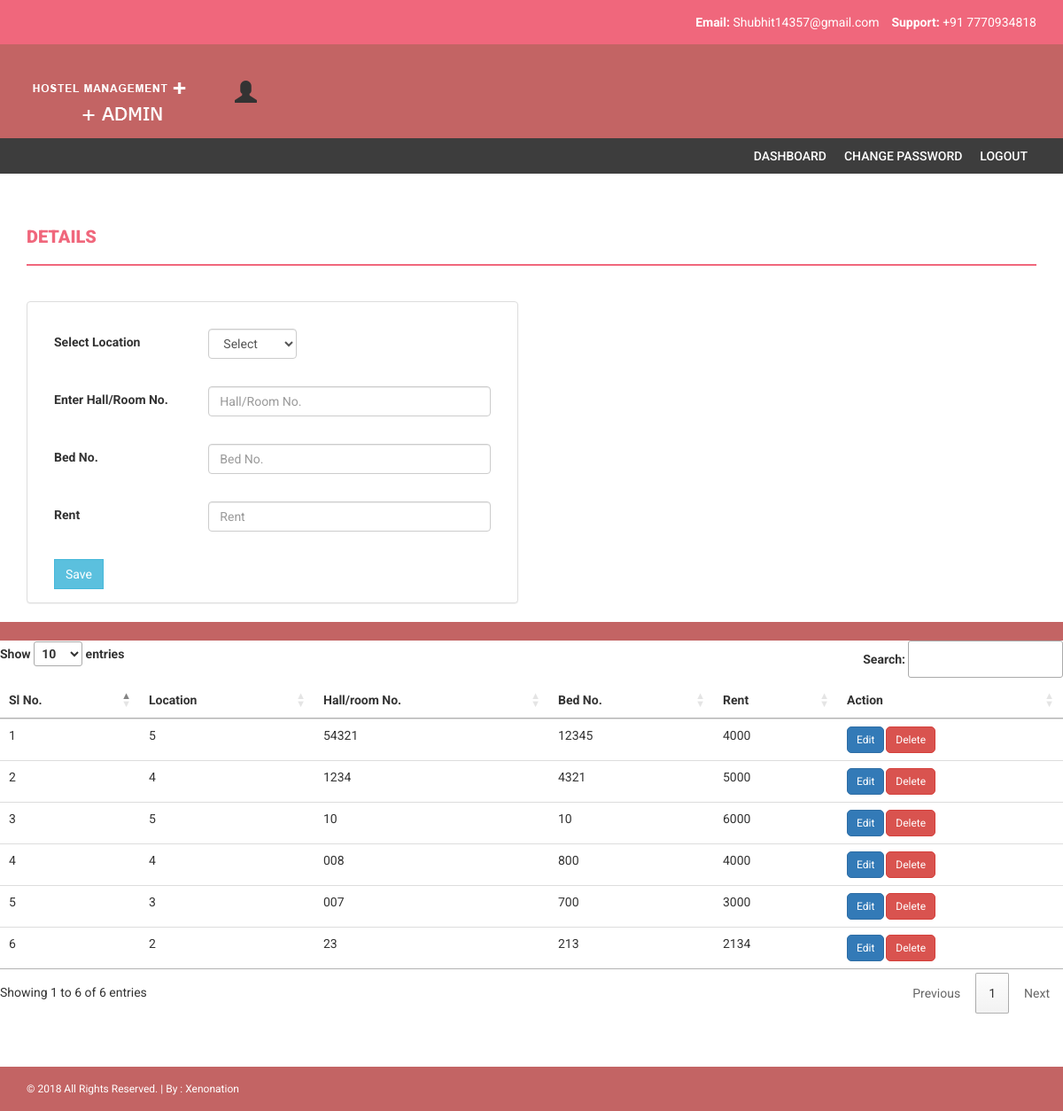
Screenshot of /admin/add_bed.php with the database file from the repository.
### tables this page shows
CREATE TABLE `tbl_room_details` (
  `id` int(11) NOT NULL,
  `location_id` int(11) NOT NULL,
  `status` varchar(50) NOT NULL,
  `hallroom_no` varchar(50) NOT NULL,
  `bed_no` varchar(50) NOT NULL,
  `reg_id` int(11) NOT NULL,
  `rent` varchar(50) NOT NULL
);

### admin/add_bed.php (the view, shortened to what this page needs)
<!DOCTYPE html>
<html xmlns="http://www.w3.org/1999/xhtml">
<head>
    <link href="assets/css/bootstrap.css" rel="stylesheet" />
    <link href="assets/css/font-awesome.css" rel="stylesheet" />
    <link href="assets/css/style.css" rel="stylesheet" />
    <link href="https://cdn.datatables.net/1.10.19/css/jquery.dataTables.min.css" rel="stylesheet" />
</head>
<body>
    <header>
        <div class="container">
            <div class="row">
                <div class="col-md-12">
                    <strong>Email:
                    </strong>Shubhit14357@gmail.com
                        &nbsp;&nbsp;
                 <strong>Support: </strong>+91 7770934818
                </div>
            </div>
        </div>
    </header>
     <div class="navbar navbar-inverse set-radius-zero">
        <div class="container">
            <div class="navbar-header">
                <a class="navbar-brand" href="index.php">
                    <img src="assets/img/logo.png" />
                </a>
            </div>
            <div class="left-div">
                <div class="user-settings-wrapper">
                    <ul class="nav">
                        <li class="dropdown">
                              <span class="glyphicon glyphicon-user" style="font-size: 25px;"></span>
                        </li>
                    </ul>
                </div>
            </div>
        </div>
    </div>
    <section class="menu-section">
        <div class="container">
            <div class="row">
                <div class="col-md-12">
                    <div class="navbar-collapse collapse ">
                        <ul id="menu-top" class="nav navbar-nav navbar-right">
                            <li><a href="index.php">Dashboard</a></li>
                          <li><a href="change_password.php">Change Password</a></li>
                            <li><a href="blank.php">LogOut</a></li>
                        </ul>
                    </div>
                </div>
            </div>
        </div>
    </section>
    <div class="content-wrapper">
        <div class="container">
              <div class="row">
                    <div class="col-md-12">
                        <h1 class="page-head-line">Details</h1>
                    </div>
                                                    </div>
 <div class="row">
      <div class="col-md-6">
          <div class="panel panel-default">
          <div class="panel-body">
              <form action="add_bed_submit.php" method="POST" enctype="multipart/form-data">
              <div class="col-xs-4"><label>Select Location</label></div>
                     <div class="col-xs-8"><select class="form-control" name="locate_id" style="width: 100px">
                                                <option value="select">Select</option>
                                              </select></div>
              <div class="col-xs-12"><br></div>
              <div class="form-group">
                  <div class="col-xs-4">  <label >Enter Hall/Room No.</label></div>
                    <div class="col-xs-8"><input type="text" class="form-control" id="hall_room_no" name="hall_room_no" placeholder="Hall/Room No."></div>
                  </div>
                  <div class="col-xs-12"><br></div>
                  <div class="form-group">
                  <div class="col-xs-4">  <label >Bed No.</label></div>
                    <div class="col-xs-8"><input type="text" class="form-control" id="bed_no" name="bed_no" placeholder="Bed No."></div>
                  </div>
                  <div class="col-xs-12"><br></div>
                  <div class="form-group">
                  <div class="col-xs-4">  <label >Rent</label></div>
                    <div class="col-xs-8"><input type="text" class="form-control" id="rent" name="rent" placeholder="Rent"></div>
                  </div>
                  <div class="col-xs-12"><br></div>
                  <div class="col-xs-12"><input type="submit" class="btn btn-info" value="Save"></div>
              </form>
 </div>
 </div>
 </div>              </div>
                <div class="col-md-6"></div>
            </div>
<footer>
        <div class="container">
            <div class="row">
                <div class="col-md-12">
                </div>
            </div>
        </div>
    </footer>
                <div class="table-responsive ">
                <table class="table"  id="example" class="display">
                <thead>
                    <tr>
                         <th>Sl No.</th>
                        <th>Location</th>
                        <th>Hall/room No.</th>
                        <th>Bed No.</th>
                        <th>Rent</th>
                        <th>Action</th>
                    </tr>
                </thead>
                <tbody>
                   <?php
                  include '../configfile.php';
                            $type=mysqli_query($link,"SELECT * FROM tbl_room_details order by id desc");
                            $flag = 0;
                            while ($row=mysqli_fetch_assoc($type))
                            {?>
                   <tr>
                            <td><?php echo ++$flag; ?></td>
                            <td><?php echo $row["location_id"];?></td>
                            <td><?php echo $row["hallroom_no"];?></td>
                            <td><?php echo $row["bed_no"];?></td>
                            <td><?php echo $row["rent"];?></td>
                            <td>
                          <button type="button" class="btn btn-primary btn-sm" style="border-radius: 5px">Edit</button><button type="button" class="btn btn-danger btn-sm" data-toggle="modal" data-target="#myModal" style="margin-left: 2px;border-radius: 5px">Delete</button>
                        </td>
                    </tr>
                           <?php
                            }?>
                </tbody>
                </table>
                </div>
                </div>
    <footer>
        <div class="container">
            <div class="row">
                <div class="col-md-12">
                    &copy; 2018 All Rights Reserved. | By : <a href="http://www.xenonation.com/" target="_blank">Xenonation</a>
                </div>
            </div>
        </div>
    </footer>
</body>
</html>

### admin/assets/css/style.css (style rules this page uses)
body { font-family: 'Roboto', sans-serif; line-height: 30px; }
.set-radius-zero { border-radius: 0px; -moz-border-radius: 0px; -webkit-border-radius: 0px; }
.content-wrapper { margin-top: 40px; min-height: 600px; padding-bottom: 60px; }
.page-head-line { font-weight: 900; padding-bottom: 20px; border-bottom: 2px solid #F0677C; text-transform: uppercase; color: #F0677C; font-size: 20px; margin-bottom: 40px; }
.btn { border-radius: 0px; -webkit-border-radius: 0px; -moz-border-radius: 0px; }
header { background-color: #F0677C; color: #fff; padding: 10px; text-align: right; }
.left-div { padding-left: 30px; margin-top: 40px; margin-bottom: 30px; }
.navbar-brand { width: 250px; padding-top: 30px; }
.user-settings-wrapper { margin-top: 10px; }
.user-settings-wrapper li { display: inline-block; }
.menu-section { background-color: #3D3D3D; }
#menu-top a { color: #FFF; text-decoration: none; font-weight: 500; padding: 10px 10px 10px 10px; text-transform: uppercase; }
.navbar-inverse { background-color: #C36464; border-color: transparent; }
.navbar { margin-bottom: 0px; }
footer { padding: 10px; color: #fff; font-size: 12px; background-color: #C36464; }
footer a, footer a:hover { color: #fff; text-decoration: none; }

### rows the page displays
tbl_room_details: location "5", hallroom_no "54321", bed_no "12345", rent "4000"
tbl_room_details: location "4", hallroom_no "1234", bed_no "4321", rent "5000"
tbl_room_details: location "5", hallroom_no "10", bed_no "10", rent "6000"
tbl_room_details: location "4", hallroom_no "008", bed_no "800", rent "4000"
tbl_room_details: location "3", hallroom_no "007", bed_no "700", rent "3000"
tbl_room_details: location "2", hallroom_no "23", bed_no "213", rent "2134"
